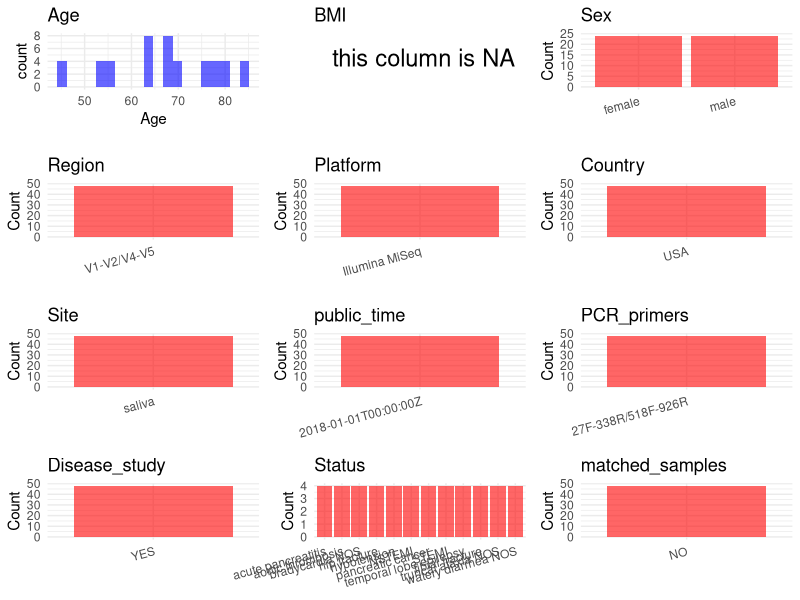

Source code (R): (Note: this script raises an error after producing the figure.)
## ---- chunk 1
# Load necessary libraries
library(dplyr)
library(ggplot2)
library(cowplot)

# Set working directory (update this path to your local directory)
setwd("D:/studylearning/董彪师兄项目/任务3_20251004/PRJNA380250")

# Read the initial metadata files
initial_meta<-read.csv("SraRunTable.csv",header = T)

# Display the first few rows of the metadata
head(initial_meta)
## ---- chunk 2
# Create a uniform metadata dataframe
metadata <- data.frame(
  BioProject = initial_meta$BioProject,
  Run = initial_meta$Run,
  sample_name = initial_meta$Library.Name,
  Age = initial_meta$Host_Age,
  BMI = NA,
  Sex= initial_meta$host_sex,
  Region = "V1-V2/V4-V5",
  Platform = initial_meta$Instrument,
  Country = initial_meta$geo_loc_name_country,
  Site = initial_meta$host_body_product,
  public_time = initial_meta$ReleaseDate,
  stringsAsFactors = FALSE
)
## ---- chunk 3
# Add information obtained from the publication
metadata$PCR_primers <- "27F-338R/518F-926R"  # Update based on the publication
metadata$title <- "The salivary microbiome is consistent between subjects and resistant to impacts of short-term hospitalization"
metadata$Disease_study <- "YES"
metadata$Status <- initial_meta$Host_disease

#extract subject id by remove prefix of sample_name
#metadata$sample_name <- gsub("_st|_sal", "", metadata$sample_name)

# Check initial data distribution
cat("Initial sample distribution:\n")
table(metadata$sample_name)
table(metadata$Site)

# Calculate sampling frequency per subject
sample_counts <- table(metadata$sample_name)
cat("\nNumber of samples per subject:\n")
print(sample_counts)

# Create matched_samples column
metadata$matched_samples <- ifelse(metadata$sample_name %in% names(sample_counts[sample_counts >= 2]), "YES", "NO")

cat("\nMatched samples distribution:\n")
table(metadata$matched_samples)

# Identify samples for removal: single samples excluding saliva 
single_samples <- names(sample_counts[sample_counts == 1])
samples_to_remove <- metadata$sample_name %in% single_samples & !(metadata$Site %in% c("saliva"))

cat("\nNumber of samples to be removed:", sum(samples_to_remove), "\n")

# Remove identified samples
metadata_clean <- metadata[!samples_to_remove, ]

cat("\nFinal sample distribution after cleaning:\n")
table(metadata_clean$sample_name)
table(metadata_clean$Site)
table(metadata_clean$matched_samples)

# Use cleaned dataset for subsequent analysis
metadata <- metadata_clean
## ---- chunk 4
# Check the number of unique runs and sample names
print(paste("Number of unique runs:", length(unique(metadata$Run))))
print(paste("Number of unique sample names:", length(unique(metadata$sample_name))))
## ---- chunk 5
# Select columns for visualization
plot_data <- metadata %>%
  select(-BioProject, -Run, -sample_name, -title)

# Function to create simple plots for each column
create_simple_plots <- function(data) {
  plots <- list()
  
  for (col in colnames(data)) {
    # Check if the column is all NA
    if (all(is.na(data[[col]]))) {
      # Create an empty plot with text indicating all NA
      p <- ggplot() +
        annotate("text", x = 0.5, y = 0.5, label = "this column is NA", size = 6) +
        labs(title = col) +
        theme_void()
    } else if (is.numeric(data[[col]])) {
      # Numeric variable: histogram
      p <- ggplot(data, aes(x = .data[[col]])) +
        geom_histogram(fill = "blue", alpha = 0.6, bins = 20, na.rm = TRUE) +
        labs(title = col) +
        theme_minimal()
    } else {
      # Categorical variable: bar plot (remove NA values)
      count_data <- as.data.frame(table(data[[col]], useNA = "ifany"))
      p <- ggplot(count_data, aes(x = reorder(Var1, -Freq), y = Freq)) +
        geom_col(fill = "red", alpha = 0.6) +
        labs(title = col, x = NULL, y = "Count") +
        theme_minimal() +
        theme(axis.text.x = element_text(angle = 15, hjust = 1))
    }
    plots[[col]] <- p
  }
  
  return(plots)
}

# Generate and arrange plots
plots <- create_simple_plots(plot_data)
p<-plot_grid(plots$Age, 
          plots$BMI, 
          plots$Sex, 
          plots$Region, 
          plots$Platform, 
          plots$Country, 
          plots$Site,
          plots$public_time, 
          plots$PCR_primers,
          plots$Disease_study,
          plots$Status,
          plots$matched_samples,# add 
          ncol = 3, align = "hv", axis = "lb")
ggsave("Metadata_Summary.png", plot = p, width = 8, height = 6, dpi = 150, bg = "white")
## ---- chunk 6
knitr::include_graphics("Metadata_Summary.png")
## ---- chunk 7
# Reorder columns to match the desired format
metadata <- metadata[, c(
  "BioProject", "Run", "sample_name", "Age", "BMI", "Sex", 
  "Region", "Platform", "Country", "Site", "public_time", 
  "PCR_primers", "title", "Disease_study", "Status","matched_samples"
)]

# Export the uniform metadata to a CSV file
write.csv(metadata, file = "metadata.csv", quote = FALSE)
head(metadata)
